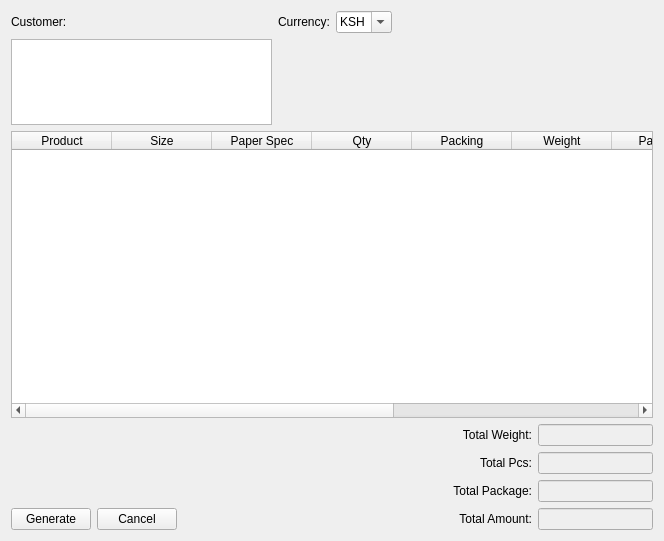
<?xml version="1.0" encoding="UTF-8"?>
<ui version="4.0">
 <class>GenerateProformaInvoice</class>
 <widget class="QDialog" name="GenerateProformaInvoice">
  <property name="geometry">
   <rect>
    <x>0</x>
    <y>0</y>
    <width>664</width>
    <height>541</height>
   </rect>
  </property>
  <property name="windowTitle">
   <string>Proforma Invoice</string>
  </property>
  <layout class="QVBoxLayout" name="verticalLayout">
   <item>
    <layout class="QGridLayout" name="gridLayout_2">
     <item row="1" column="0">
      <widget class="QPlainTextEdit" name="txtCustomer">
       <property name="maximumSize">
        <size>
         <width>16777215</width>
         <height>86</height>
        </size>
       </property>
      </widget>
     </item>
     <item row="0" column="0">
      <widget class="QLabel" name="label">
       <property name="text">
        <string>Customer:</string>
       </property>
      </widget>
     </item>
     <item row="0" column="3">
      <widget class="QComboBox" name="cboCurrency">
       <property name="editable">
        <bool>true</bool>
       </property>
       <item>
        <property name="text">
         <string>KSH</string>
        </property>
       </item>
       <item>
        <property name="text">
         <string>USD</string>
        </property>
       </item>
       <item>
        <property name="text">
         <string>GBP</string>
        </property>
       </item>
      </widget>
     </item>
     <item row="0" column="2">
      <widget class="QLabel" name="label_2">
       <property name="text">
        <string>Currency:</string>
       </property>
      </widget>
     </item>
     <item row="1" column="4">
      <spacer name="horizontalSpacer_3">
       <property name="orientation">
        <enum>Qt::Horizontal</enum>
       </property>
       <property name="sizeHint" stdset="0">
        <size>
         <width>40</width>
         <height>20</height>
        </size>
       </property>
      </spacer>
     </item>
    </layout>
   </item>
   <item>
    <widget class="QTableWidget" name="tableWidget">
     <property name="sizePolicy">
      <sizepolicy hsizetype="Expanding" vsizetype="Expanding">
       <horstretch>0</horstretch>
       <verstretch>3</verstretch>
      </sizepolicy>
     </property>
     <property name="alternatingRowColors">
      <bool>true</bool>
     </property>
     <column>
      <property name="text">
       <string>Product</string>
      </property>
     </column>
     <column>
      <property name="text">
       <string>Size</string>
      </property>
     </column>
     <column>
      <property name="text">
       <string>Paper Spec</string>
      </property>
     </column>
     <column>
      <property name="text">
       <string>Qty</string>
      </property>
     </column>
     <column>
      <property name="text">
       <string>Packing</string>
      </property>
     </column>
     <column>
      <property name="text">
       <string>Weight</string>
      </property>
     </column>
     <column>
      <property name="text">
       <string>Package</string>
      </property>
     </column>
     <column>
      <property name="text">
       <string>Unit Price</string>
      </property>
     </column>
     <column>
      <property name="text">
       <string>Total Price</string>
      </property>
     </column>
     <column>
      <property name="text">
       <string>Product ID</string>
      </property>
     </column>
    </widget>
   </item>
   <item>
    <layout class="QGridLayout" name="gridLayout">
     <item row="0" column="1">
      <widget class="QLabel" name="label_3">
       <property name="text">
        <string>&lt;html&gt;&lt;head/&gt;&lt;body&gt;&lt;p align=&quot;right&quot;&gt;Total Weight:&lt;/p&gt;&lt;/body&gt;&lt;/html&gt;</string>
       </property>
      </widget>
     </item>
     <item row="0" column="2">
      <widget class="QLineEdit" name="txtTotalWeight">
       <property name="enabled">
        <bool>false</bool>
       </property>
       <property name="maximumSize">
        <size>
         <width>115</width>
         <height>16777215</height>
        </size>
       </property>
      </widget>
     </item>
     <item row="1" column="1">
      <widget class="QLabel" name="label_4">
       <property name="text">
        <string>&lt;html&gt;&lt;head/&gt;&lt;body&gt;&lt;p align=&quot;right&quot;&gt;Total Pcs:&lt;/p&gt;&lt;/body&gt;&lt;/html&gt;</string>
       </property>
      </widget>
     </item>
     <item row="1" column="2">
      <widget class="QLineEdit" name="txtTotalPcs">
       <property name="enabled">
        <bool>false</bool>
       </property>
       <property name="maximumSize">
        <size>
         <width>115</width>
         <height>16777215</height>
        </size>
       </property>
      </widget>
     </item>
     <item row="2" column="1">
      <widget class="QLabel" name="label_5">
       <property name="text">
        <string>&lt;html&gt;&lt;head/&gt;&lt;body&gt;&lt;p align=&quot;right&quot;&gt;Total Package:&lt;/p&gt;&lt;/body&gt;&lt;/html&gt;</string>
       </property>
      </widget>
     </item>
     <item row="2" column="2">
      <widget class="QLineEdit" name="txtTotalPackage">
       <property name="enabled">
        <bool>false</bool>
       </property>
       <property name="maximumSize">
        <size>
         <width>115</width>
         <height>16777215</height>
        </size>
       </property>
      </widget>
     </item>
     <item row="3" column="0">
      <layout class="QHBoxLayout" name="horizontalLayout">
       <item>
        <widget class="QPushButton" name="cmdGenerate">
         <property name="text">
          <string>Generate</string>
         </property>
         <property name="autoDefault">
          <bool>false</bool>
         </property>
        </widget>
       </item>
       <item>
        <widget class="QPushButton" name="cmdCancel">
         <property name="text">
          <string>Cancel</string>
         </property>
         <property name="autoDefault">
          <bool>false</bool>
         </property>
        </widget>
       </item>
       <item>
        <spacer name="horizontalSpacer">
         <property name="orientation">
          <enum>Qt::Horizontal</enum>
         </property>
         <property name="sizeHint" stdset="0">
          <size>
           <width>40</width>
           <height>20</height>
          </size>
         </property>
        </spacer>
       </item>
      </layout>
     </item>
     <item row="3" column="1">
      <widget class="QLabel" name="label_6">
       <property name="text">
        <string>&lt;html&gt;&lt;head/&gt;&lt;body&gt;&lt;p align=&quot;right&quot;&gt;Total Amount:&lt;/p&gt;&lt;/body&gt;&lt;/html&gt;</string>
       </property>
      </widget>
     </item>
     <item row="3" column="2">
      <widget class="QLineEdit" name="txtTotalAmount">
       <property name="enabled">
        <bool>false</bool>
       </property>
       <property name="maximumSize">
        <size>
         <width>115</width>
         <height>16777215</height>
        </size>
       </property>
      </widget>
     </item>
    </layout>
   </item>
  </layout>
 </widget>
 <resources/>
 <connections/>
</ui>
